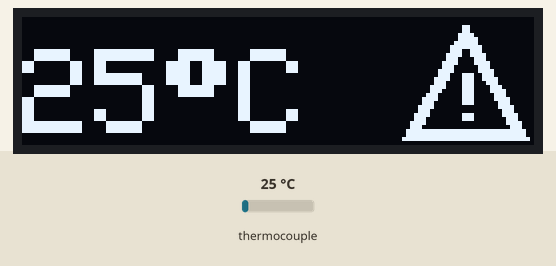
This sketch was run on a simulated Arduino Uno, built with avr-gcc and run on an emulated ATmega328P. Parts: 128×32 one-colour display. The test bench sets the inputs (shaded band); at power-on: thermocouple 25 °C. What the sketch prints to the serial monitor is not drawn.

Above: at 4.2 s.
4.3 s: thermocouple set to 6 °C
At 5.4 s:
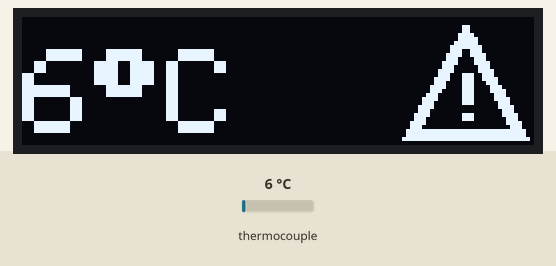
6.5 s: thermocouple set to 75 °C
At 8.1 s:
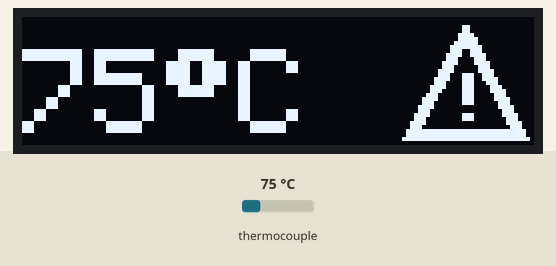
8.5 s: thermocouple set to 150 °C
At 9.7 s:
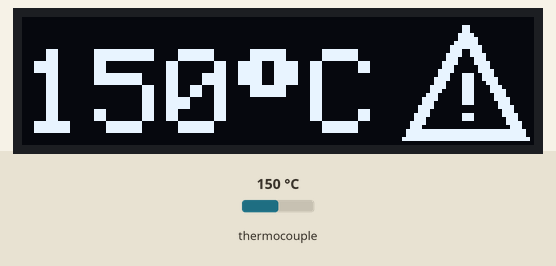
Timing chart, 0 to 11.5 s (numbered marks = the images above; inputs shaded):
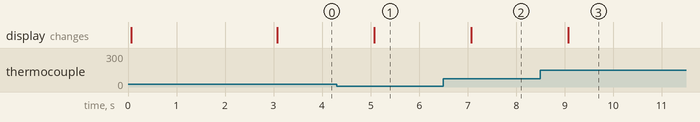

Measured:
- after the input at 4.3 s, the display: changes after 0.78 s (image 1)
- after the input at 6.5 s, the display: changes after 0.58 s (image 2)
- after the input at 8.5 s, the display: changes after 0.58 s (image 3)

The sketch:

bbqAid.ino
```cpp
#include <SPI.h>
#include "Adafruit_MAX31855.h"
#include <Adafruit_GFX.h>
#include <Adafruit_SSD1306.h>

void initSerial(void);
bool initOled(void);
bool initThermocouple(void);

void updateTemperature(bool fahrenheit = false);

#define LOW_TEMP_WARNING    100
#define HIGH_TEMP_WARNING   130

#define UPDATE_INTERVAL_MS  1000

#define THERMOCOUPLE_CS   4

#define SCREEN_WIDTH 128
#define SCREEN_HEIGHT 32
#define SCREEN_ADDRESS 0x3C

Adafruit_MAX31855 thermocouple(THERMOCOUPLE_CS);
Adafruit_SSD1306 display(SCREEN_WIDTH, SCREEN_HEIGHT, &Wire, 5);

const unsigned char logo [] PROGMEM=
{
  0x00, 0x00, 0x00, 0x00, 0x00, 0x00, 0x00, 0x00, 0x00, 0x00, 0x00, 0x00, 0x03, 0x83, 0x03, 0x00,
  0x00, 0x00, 0x00, 0x00, 0x00, 0x00, 0x00, 0x00, 0x00, 0x00, 0x00, 0x00, 0x01, 0xc3, 0x83, 0x80,
  0x00, 0x00, 0x00, 0x00, 0x00, 0x00, 0x00, 0x00, 0x00, 0x00, 0x00, 0x00, 0x00, 0xe1, 0xc1, 0xc0,
  0x00, 0x00, 0x00, 0x00, 0x00, 0x00, 0x00, 0x00, 0x00, 0x00, 0x00, 0x00, 0x00, 0x60, 0x60, 0xc0,
  0x00, 0x00, 0x00, 0x00, 0x00, 0x00, 0x00, 0x00, 0x00, 0x00, 0x00, 0x00, 0x00, 0x60, 0x60, 0xc0,
  0x00, 0x00, 0x00, 0x00, 0x00, 0x00, 0x00, 0x00, 0x00, 0x00, 0x00, 0x00, 0x00, 0xe1, 0xc0, 0xc0,
  0x00, 0x00, 0x00, 0x00, 0x00, 0x00, 0x00, 0x00, 0x00, 0x00, 0x00, 0x00, 0x03, 0xc3, 0x81, 0x80,
  0x00, 0x00, 0x00, 0x00, 0x00, 0x00, 0x00, 0x00, 0x00, 0x00, 0x00, 0x00, 0x07, 0x03, 0x03, 0x00,
  0x00, 0x00, 0x00, 0x00, 0x00, 0x00, 0x00, 0x00, 0x00, 0x00, 0x00, 0x00, 0x06, 0x03, 0x06, 0x00,
  0x00, 0x00, 0x00, 0x00, 0x00, 0x00, 0x00, 0x00, 0x07, 0x80, 0x00, 0x00, 0x07, 0x03, 0x86, 0x00,
  0x1f, 0xe0, 0x7f, 0x80, 0x0f, 0x00, 0x01, 0xe0, 0x07, 0x80, 0x01, 0xc0, 0x03, 0xc1, 0xc7, 0x00,
  0x1f, 0xf0, 0x7f, 0xc0, 0x1f, 0x80, 0x01, 0xe0, 0x07, 0x80, 0x01, 0xc0, 0x00, 0xe0, 0xe3, 0x80,
  0x1c, 0x38, 0x70, 0xe0, 0x3b, 0x80, 0x01, 0xe0, 0x00, 0x00, 0x01, 0xc0, 0x00, 0x00, 0x41, 0x80,
  0x1c, 0x38, 0x70, 0xe0, 0x73, 0x80, 0x01, 0xe0, 0x00, 0x00, 0x01, 0xc0, 0x00, 0x1f, 0xff, 0x00,
  0x1c, 0x38, 0x70, 0xe0, 0xe3, 0x80, 0x03, 0xf0, 0x1f, 0x80, 0x3f, 0xc0, 0x01, 0xff, 0xff, 0xf0,
  0x1c, 0x38, 0x70, 0xe1, 0xc3, 0x80, 0x03, 0xf0, 0x1f, 0x80, 0x7f, 0xc0, 0x07, 0xe0, 0xf0, 0xfc,
  0x1f, 0xf0, 0x7f, 0xc1, 0xc3, 0x80, 0x03, 0xf0, 0x03, 0x80, 0xf3, 0xc0, 0x0e, 0x78, 0x38, 0x0e,
  0x1f, 0xf0, 0x7f, 0xc1, 0xc3, 0x80, 0x03, 0xf0, 0x03, 0x80, 0xe1, 0xc0, 0x1c, 0x1c, 0x1e, 0x0e,
  0x1c, 0x38, 0x70, 0xe1, 0xdf, 0x80, 0x07, 0x38, 0x03, 0x80, 0xe1, 0xc0, 0x0e, 0x0e, 0x07, 0x0e,
  0x1c, 0x38, 0x70, 0xe1, 0xdf, 0x00, 0x07, 0xf8, 0x03, 0x80, 0xe1, 0xc0, 0x0f, 0xe7, 0x83, 0xfc,
  0x1c, 0x38, 0x70, 0xe1, 0xce, 0x00, 0x07, 0xf8, 0x03, 0x80, 0xe1, 0xc0, 0x07, 0xff, 0xff, 0xfc,
  0x1c, 0x38, 0x70, 0xe1, 0xde, 0x00, 0x0e, 0x1c, 0x03, 0x80, 0xf3, 0xc0, 0x07, 0x1f, 0xff, 0x18,
  0x1f, 0xf0, 0x7f, 0xc1, 0xff, 0x80, 0x0e, 0x1c, 0x1f, 0xf0, 0x7f, 0xc0, 0x03, 0x00, 0x00, 0x38,
  0x1f, 0xe0, 0x7f, 0x80, 0xf7, 0x80, 0x0e, 0x1c, 0x1f, 0xf0, 0x3f, 0xc0, 0x01, 0x80, 0x00, 0x30,
  0x00, 0x00, 0x00, 0x00, 0x00, 0x00, 0x00, 0x00, 0x00, 0x00, 0x00, 0x00, 0x01, 0xe0, 0x00, 0x70,
  0x00, 0x00, 0x00, 0x00, 0x00, 0x00, 0x00, 0x00, 0x00, 0x00, 0x00, 0x00, 0x01, 0xf8, 0x01, 0xf0,
  0x00, 0x00, 0x00, 0x00, 0x00, 0x00, 0x00, 0x00, 0x00, 0x00, 0x00, 0x00, 0x03, 0xbf, 0xff, 0xb8,
  0x00, 0x00, 0x00, 0x00, 0x00, 0x00, 0x00, 0x00, 0x00, 0x00, 0x00, 0x00, 0x03, 0x07, 0xff, 0x18,
  0x00, 0x00, 0x00, 0x00, 0x00, 0x00, 0x00, 0x00, 0x00, 0x00, 0x00, 0x00, 0x07, 0x00, 0x00, 0x1c,
  0x00, 0x00, 0x00, 0x00, 0x00, 0x00, 0x00, 0x00, 0x00, 0x00, 0x00, 0x00, 0x06, 0x00, 0x00, 0x0c,
  0x00, 0x00, 0x00, 0x00, 0x00, 0x00, 0x00, 0x00, 0x00, 0x00, 0x00, 0x00, 0x0e, 0x00, 0x00, 0x0e,
  0x00, 0x00, 0x00, 0x00, 0x00, 0x00, 0x00, 0x00, 0x00, 0x00, 0x00, 0x00, 0x00, 0x00, 0x00, 0x00
};

const unsigned char warning [] PROGMEM=
{
  0x00, 0x00, 0x00, 0x00, 0x00, 0x00, 0x00, 0x00, 0x00, 0x01, 0x80, 0x00, 0x00, 0x01, 0x80, 0x00,
  0x00, 0x03, 0xc0, 0x00, 0x00, 0x03, 0xe0, 0x00, 0x00, 0x07, 0xe0, 0x00, 0x00, 0x0f, 0xf0, 0x00,
  0x00, 0x0e, 0x70, 0x00, 0x00, 0x1e, 0x78, 0x00, 0x00, 0x1c, 0x38, 0x00, 0x00, 0x3c, 0x3c, 0x00,
  0x00, 0x38, 0x1c, 0x00, 0x00, 0x78, 0x1e, 0x00, 0x00, 0x71, 0xce, 0x00, 0x00, 0xf1, 0xcf, 0x00,
  0x00, 0xe1, 0xc7, 0x00, 0x01, 0xe1, 0xc3, 0x80, 0x01, 0xc1, 0xc3, 0xc0, 0x03, 0x81, 0xc1, 0xc0,
  0x07, 0x81, 0xc1, 0xe0, 0x07, 0x01, 0xc0, 0xe0, 0x0f, 0x00, 0x00, 0xf0, 0x0e, 0x00, 0x00, 0x70,
  0x1e, 0x01, 0xc0, 0x78, 0x1c, 0x01, 0xc0, 0x38, 0x3c, 0x00, 0x00, 0x3c, 0x38, 0x00, 0x00, 0x1c,
  0x7f, 0xff, 0xff, 0xfe, 0x7f, 0xff, 0xff, 0xfe, 0xff, 0xff, 0xff, 0xff, 0x00, 0x00, 0x00, 0x00
};


uint64_t task = 0;
double temperature;

void setup()
{
  initSerial();
  bool oledInited = initOled();
  bool sensorInited = initThermocouple();

  if(oledInited == false)
  {
    Serial.println("Display failed to initialize!");
    while(true);
  }
  else if(sensorInited == false)
  {
    display.clearDisplay();
    display.setTextSize(1);
    display.print("Failed to initialize the sensor!");
    display.display();
    while(true);
  }

  task = millis();
}

void loop()
{
  if(millis() >= task)
  {
    task += UPDATE_INTERVAL_MS;
    updateTemperature(); // change to updateTemperature(true); for Fahrenheit
  }
}


void initSerial(void)
{
  Serial.begin(115200);
  Serial.println("Power On!");
}

bool initOled(void)
{
  if(display.begin(SSD1306_SWITCHCAPVCC, SCREEN_ADDRESS))
  {
    display.setTextSize(3);
    display.setTextColor(SSD1306_WHITE);
    display.cp437(true);
    display.setCursor(0, 0);

    display.clearDisplay();
    display.display();
    display.drawBitmap(0, 0, logo, SCREEN_WIDTH, SCREEN_HEIGHT, 1);
    display.display();
    delay(3000);
    return true;
  }
  else
  {
    return false;
  }

}

bool initThermocouple(void)
{
  return thermocouple.begin();
}

void updateTemperature(bool fahrenheit)
{


  if(fahrenheit)
  {
    temperature = thermocouple.readFahrenheit();
  }
  else
  {
    temperature = thermocouple.readCelsius();
  }

  if(isnan(temperature) == false)
  {
    display.clearDisplay();
    display.setCursor(0, 8);
    Serial.println(temperature);
    int rounded = (int)temperature;
    display.print(rounded);
    display.print((char)248);
    if(fahrenheit)
    {
      display.print("F");
    }
    else
    {
      display.print("C");
    }
    if(temperature < LOW_TEMP_WARNING || temperature > HIGH_TEMP_WARNING)
    {
      display.drawBitmap(95, 0, warning, 32, 32, 1);
    }
    display.display();
  }
}
```
